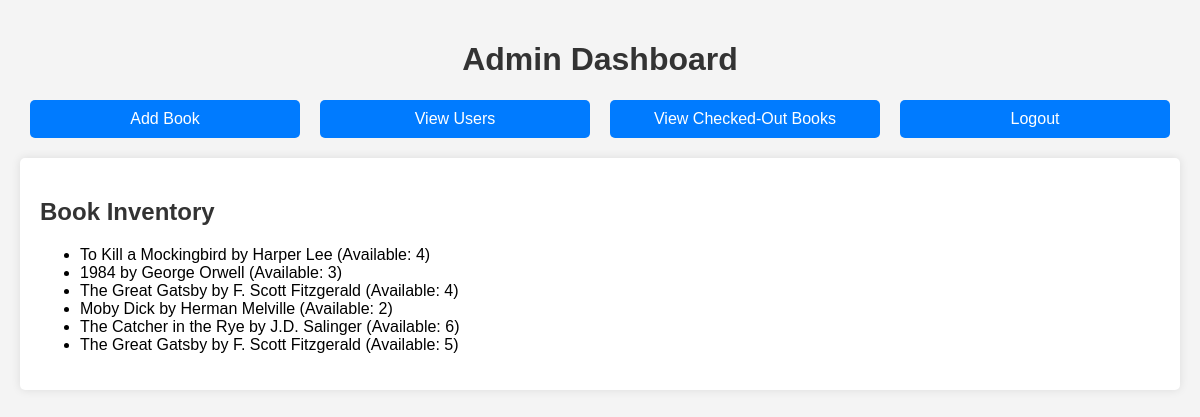
Page /admin_dashboard.php (signed in) on the committed database.
### tables this page shows
CREATE TABLE `books` (
  `id` INT(11) NOT NULL AUTO_INCREMENT,
  `title` VARCHAR(255) NOT NULL,
  `author` VARCHAR(255) NOT NULL,
  `copies_available` INT(11) NOT NULL,
  `checked_out_by` INT(11) DEFAULT NULL,
  PRIMARY KEY (`id`)
);

### admin_dashboard.php (the view, shortened to what this page needs)
<?php
require 'db_connect.php';
$books_query = "SELECT id, title, author, copies_available FROM books";
$books_result = $conn->query($books_query);
?>
<!DOCTYPE html>
<html lang="en">
<head>
    <link rel="stylesheet" href="styles.css">
</head>
<body>
    <h1>Admin Dashboard</h1>
    <div class="button-container">
        <a href="add_book.php" class="button">Add Book</a>
        <a href="view_users.php" class="button">View Users</a>
        <a href="view_checked_out.php" class="button">View Checked-Out Books</a>
        <a href="logout.php" class="button logout">Logout</a>
    </div>
    <div class="form-container">
        <h2>Book Inventory</h2>
        <?php if ($books_result->num_rows > 0): ?>
            <ul>
                <?php while ($row = $books_result->fetch_assoc()): ?>
                    <li><?php echo htmlspecialchars($row['title']) . ' by ' . htmlspecialchars($row['author']) . ' (Available: ' . htmlspecialchars($row['copies_available']) . ')'; ?></li>
                <?php endwhile; ?>
            </ul>
        <?php else: ?>
            <p>No books available.</p>
        <?php endif; ?>
    </div>
</body>
</html>

### styles.css (style rules this page uses)
body { font-family: Arial, sans-serif; background-color: #f4f4f4; margin: 0; padding: 0; }
h1, h2, h3 { color: #333; }
h1 { text-align: center; }
.button { background-color: #007bff; color: white; padding: 10px 20px; border: none; border-radius: 5px; cursor: pointer; text-align: center; text-decoration: none; font-size: 16px; transition: background-color 0.3s; }

### admin_dashboard.php (style rules this page uses)
body { font-family: Arial, sans-serif; margin: 0; padding: 20px; background-color: #f4f4f4; }
h1 { text-align: center; }
.button-container { display: flex; justify-content: space-between; margin-bottom: 20px; }
.button { background-color: #007bff; color: white; padding: 10px 20px; border: none; border-radius: 5px; text-align: center; text-decoration: none; cursor: pointer; flex: 1; margin: 0 10px; }
.form-container { margin: 20px 0; padding: 20px; background-color: white; border-radius: 5px; box-shadow: 0 0 10px rgba(0, 0, 0, 0.1); }

### rows in the picture
books: title "To Kill a Mockingbird", author "Harper Lee", copies_available "4"
books: title "1984", author "George Orwell", copies_available "3"
books: title "The Great Gatsby", author "F. Scott Fitzgerald", copies_available "4"
books: title "Moby Dick", author "Herman Melville", copies_available "2"
books: title "The Catcher in the Rye", author "J.D. Salinger", copies_available "6"
books: title "The Great Gatsby", author "F. Scott Fitzgerald", copies_available "5"
